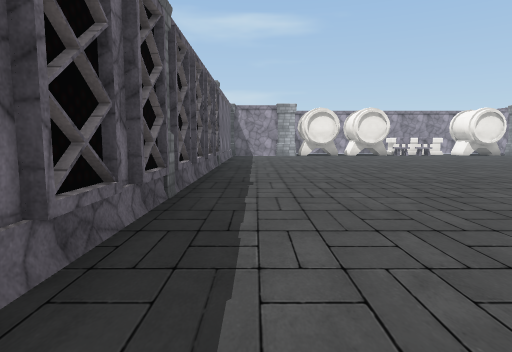
[1] (above)

22 first-person views from a walk through a scene from a Unity 3-D project. The camera is 1.5 m above the floor, tilts 6° down and sees 75° across. The floor is counted in squares, 2 m on a side. Each view is taken from the middle of a square. On the plan, view 1 faces up. The plan holds only what a view shows up to about 11 squares ahead; the rest is blank. Some surface patterns are stand-ins.

[2]
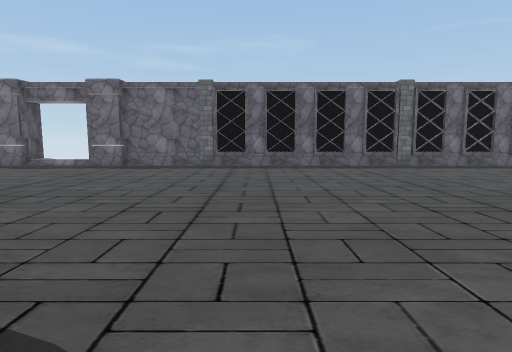

[3]
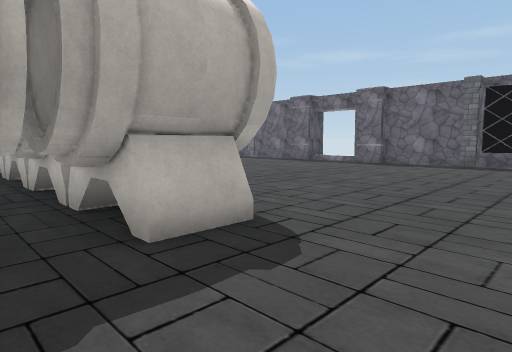

[4]
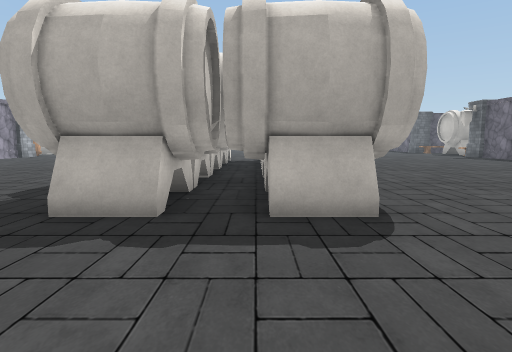

[5]
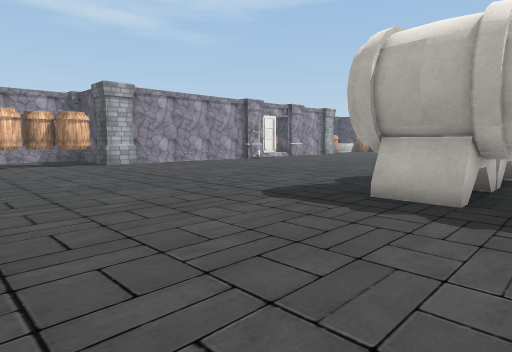

[6]
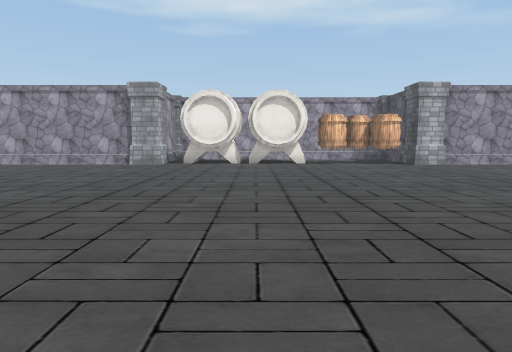

[7]
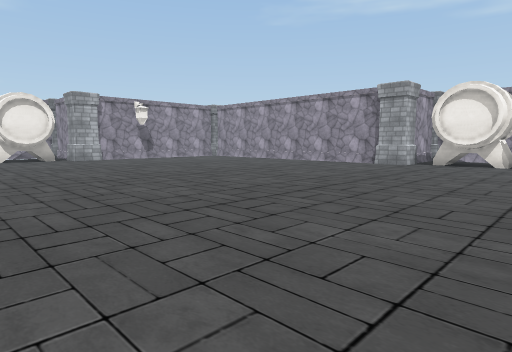

[8]
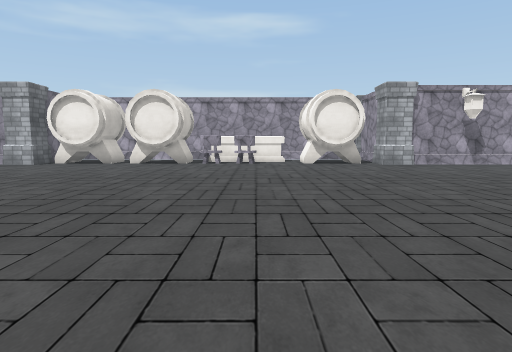

[9]
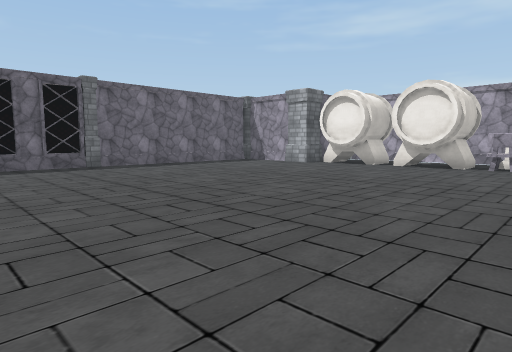

[10]
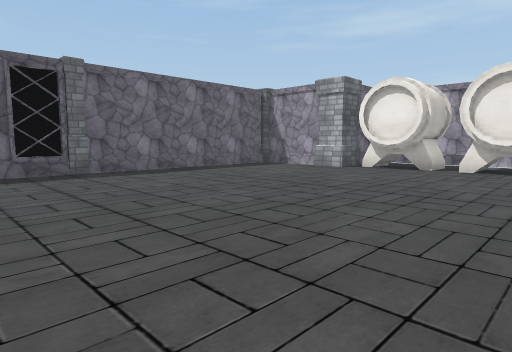

[11]
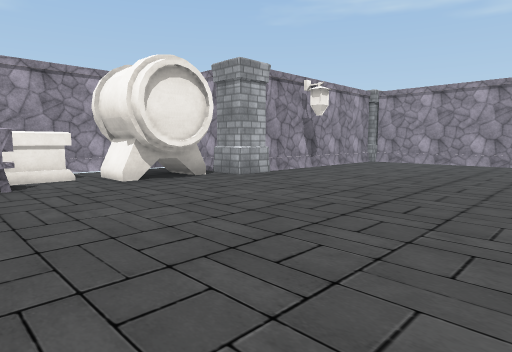

[12]
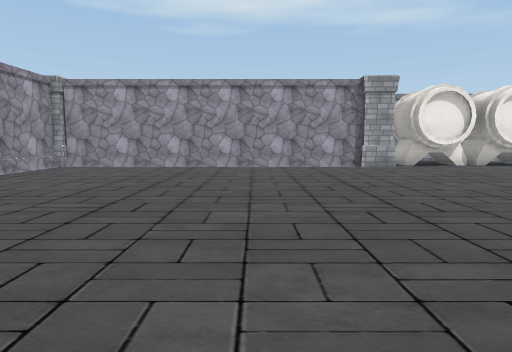

[13]
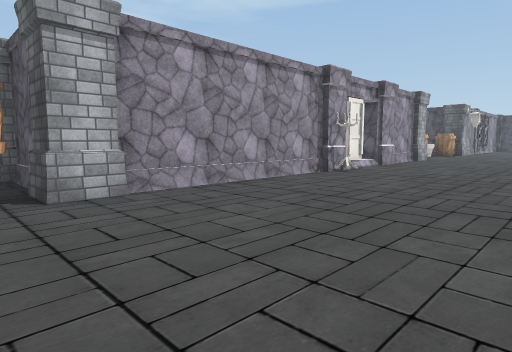

[14]
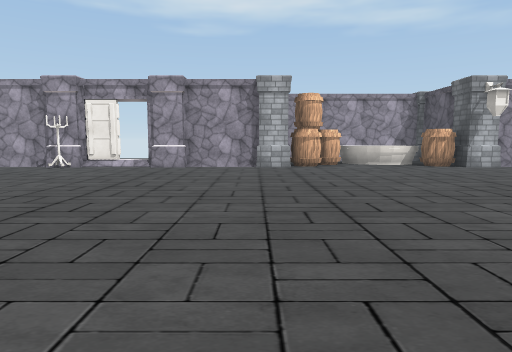

[15]
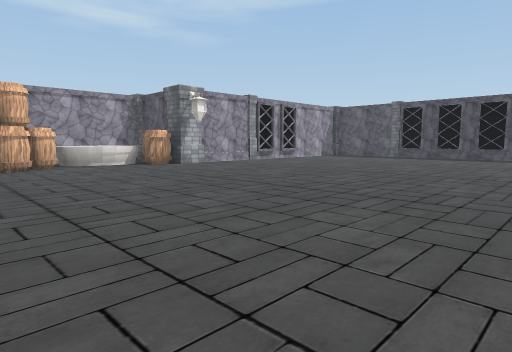

[16]
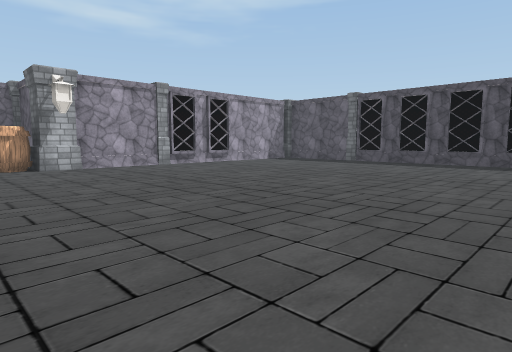

[17]
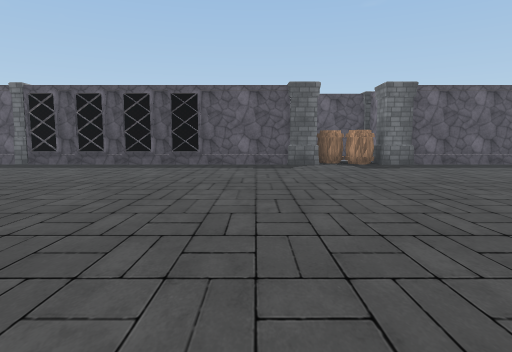

[18]
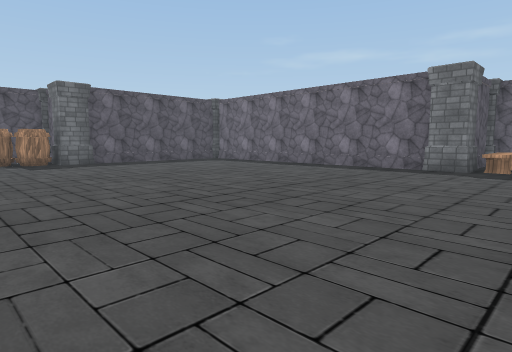

[19]
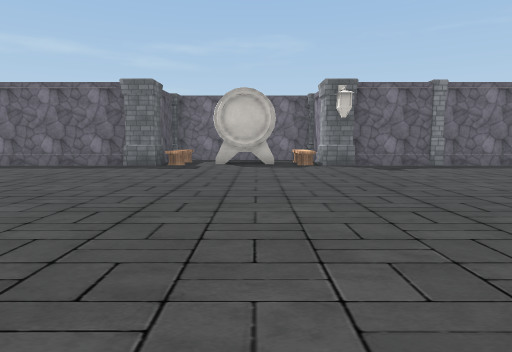

[20]
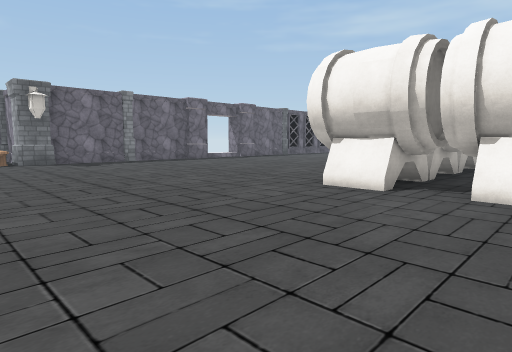

[21]
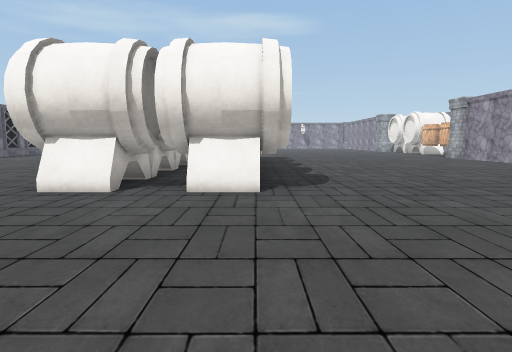

[22]
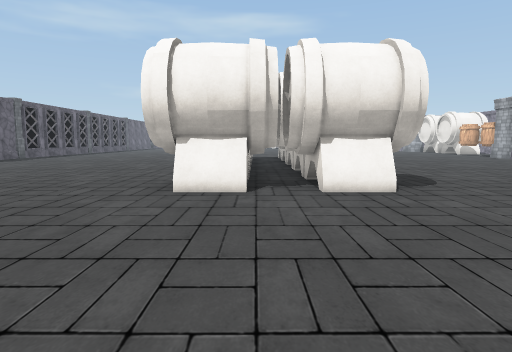

### Floor plan
Points are (right, up) in squares from view 1. A wall is a line through its corners. A room is listed if a view was taken in it or the views show most of it. See-through windows are left out.
Room 1 (views 1, 2, 3, 4, 5, 6, 7, 8, 9, 10, 11, 12, 13, 14, 15, 16, 17, 18, 19, 20, 21, 22)
walls: (-1, -4) (-1, -5); (-1.2, -4.9) (-1.2, -5.5); (-1.2, -6.5) (-1.2, -7.1); (-1.2, -8.1) (-1.2, -9.6); (-1.2, -1.6) (-1.2, -4.1); (19.5, -7.6) (19.5, -7); (19.7, -7.1) (19.7, -1.9); (-1.9, -7) (-1, -7) (-1, -7.8); (19.7, -10.1) (19.7, -8.4); (19.5, -11) (19.5, -9.9); (-1.2, -11.5) (-1.2, -13.1); (21.2, -1.3) (22.6, -1.3); (19.7, -13.1) (19.7, -10.9); (19.7, 7.9) (19.7, 16.7) (14, 16.7); (-1.2, 9.5) (-1.2, -0.5); (-1.2, -19.9) (-1.2, -23.9); (-4.3, -19.2) (-2.6, -19.2); (19.7, -22.4) (19.7, -19.9); (8.9, 16.9) (8.3, 17); (7.8, 17) (7.3, 17); (-1.2, 15.5) (-1.2, 10.6); (13.3, 17.6) (13.3, 18.5); (1, 16.7) (0.1, 16.7); (7.9, -28.8) (15.5, -28.8); (1.8, 18.5) (1.8, 17.6); (7.2, 19.8) (6.1, 19.8); (11.5, 19.8) (10.4, 19.8); (16.6, -28.8) (17.2, -28.8); (0.8, -28.8) (4, -28.8); (4.5, 19.8) (3.5, 19.8)
low walls: (5.5, 19.8) (5, 19.8)
ways out: opening at (-1.5, -6); gap at (20, -9.5)
objects: bench (-3, -18) to (-2, -18); other object (-3, -17) to (-2, -16); bench (-2, -14); pillar (-2, -11) to (-2, -10); pillar (-2, -1); pillar (-2, 10); pillar (-1, -19); pillar (-1, -14); pillar (2, 17); other object (3, 17) to (4, 18); pillar (5, -29); other object (5, 17) to (6, 18); barrel (6, -30); barrel (6, -29); pillar (7, -29); other object (8, -11) to (9, -9); other object (8, -8) to (9, -7); other object (8, -6) to (9, -5); other object (8, -4) to (9, -4); other object (8, -3) to (9, -2); other object (8, 18) to (10, 18); other object (10, -11) to (11, -9); other object (10, -8) to (11, -7); other object (10, -6) to (11, -5); other object (10, -4) to (11, -4); other object (10, -3) to (11, -2); other object (11, 17) to (12, 18); pillar (13, 17); other object (19, -8); pillar (20, -19); barrel (20, -18) to (21, -18); barrel (20, -16) to (21, -15); pillar (20, -14); pillar (20, -1); barrel (20, 0); barrel (20, 1) to (20, 2); other object (20, 3) to (21, 4); other object (20, 5) to (21, 6); pillar (20, 7); other object (21, -18) to (22, -16); barrel (21, -15); barrel (21, 0) to (21, 1)

Positions as (right, up) in squares from view 1, and headings:
1: (0, 0), facing up
2: (9, 0), facing left
3: (10, 1), facing down-left
4: (9, 2), facing down
5: (9, 3), facing down-right
6: (9, 4), facing right
7: (9, 3), facing up-right
8: (9, 6), facing up
9: (9, 7), facing up-left
10: (7, 8), facing up-left
11: (8, 11), facing up-right
12: (10, 11), facing right
13: (15, 0), facing down-right
14: (10, -13), facing right
15: (10, -13), facing down-right
16: (10, -17), facing down-right
17: (9, -18), facing down
18: (8, -17), facing down-left
19: (9, -16), facing left
20: (11, -16), facing up-left
21: (11, -16), facing up
22: (9, -16), facing up
